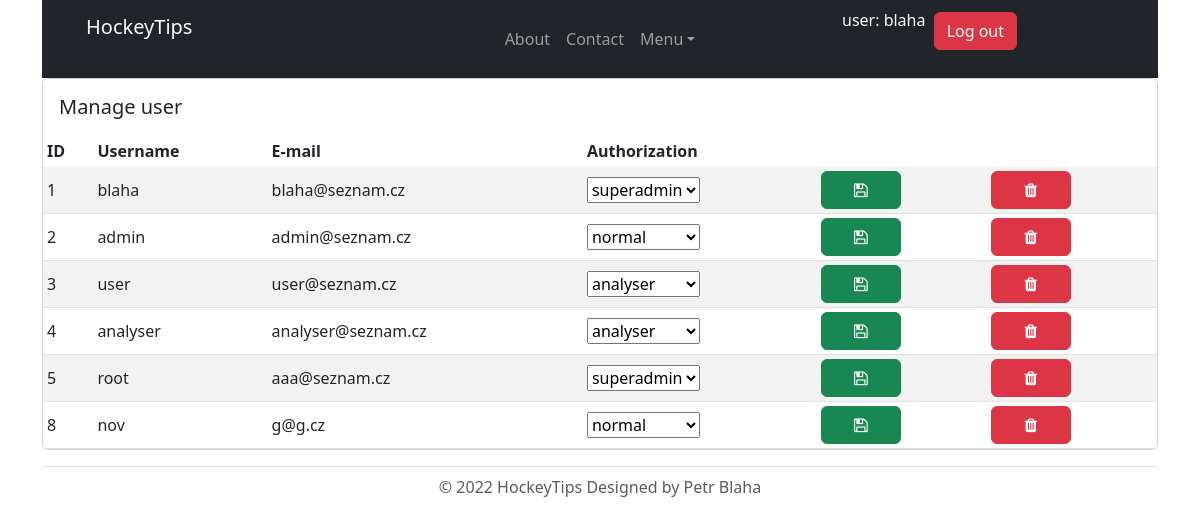
/index.php?page=users-admin (signed in), run on the app's committed database.
### tables this page shows
CREATE TABLE `users` (
  `id` bigint unsigned NOT NULL AUTO_INCREMENT,
  `username` varchar(50) NOT NULL,
  `password` varchar(255) NOT NULL,
  `mail` varchar(255) NOT NULL,
  `group_id` int NOT NULL DEFAULT '3',
  `active` tinyint(1) NOT NULL DEFAULT '1',
  UNIQUE KEY `id` (`id`)
);

### models/DatabaseModel.php (called while the page is built, shortened)
<?php
class DatabaseModel{
    public function __construct(){
        try {
            $this->pdo = new PDO("mysql:host=".DB_HOST.";dbname=".DB_NAME, DB_USER, DB_PASS);
        } catch(PDOException $e){
            echo "Error: ".$e->getMessage()."<br>";
            die();
        }
    }
}
?>

### appSession.inc (called while the page is built, shortened)
<?php
class appSession{
    public static function isSet($key):bool{
        return isset($_SESSION[$key]);
    }
    public static function get($key){
        if(isset($_SESSION[$key])){
            return $_SESSION[$key];
        }
        return null;
    }
}
?>

### controllers/Controller.php (called while the page is built, shortened)
<?php
class Controller{
    public function __construct($model){
        $this->model=new $model;
        require_once(VIEWS."View.php");
        $this->view=new View();
    }
}
?>

### models/UsersModel.php (called while the page is built, shortened)
<?php
require_once(MODELS."DatabaseModel.php");
class UsersModel extends DatabaseModel{
    public function getAllUsers():array {
        $sql = "SELECT users.*, `groups`.*, users.id id FROM users
                INNER JOIN `groups` ON users.group_id = `groups`.id";
        $query = $this->pdo->prepare($sql);
        $query->execute();
        $res = $query->fetchAll();
        return $res;
    }
    public function getAllGroups():array {
        $sql = "SELECT * FROM `groups`";
        $query = $this->pdo->prepare($sql);
        $query->execute();
        $res = $query->fetchAll();
        return $res;
    }
}
?>

### controllers/UsersController.php (called while the page is built, shortened)
<?php
require_once(CONTROLLERS."Controller.php");
class UsersController extends Controller{
    public function show($pageView):string{
        $this->view->setData('users', $this->model->getAllUsers());
        $this->view->setData('groups', $this->model->getAllGroups());
        $this->view->getView($pageView);
        return ob_get_clean();
    }
}
?>

### index.php (called while the page is built, shortened)
<?php
    require_once("app.inc");
    $app = new app();
    $app->start();
?>

### views/View.php (called while the page is built, shortened)
<?php
class View{
    protected $dataFetch;
    public function getView($page){
        $dataFetch = $this->dataFetch;
        require(VIEWS."header.php");
        require(VIEWS.$page.".php");
        require(VIEWS."footer.php");
    }
    public function setData($key, $data){
        $this->dataFetch[$key] = $data;
    }
}
?>

### views/users-admin.php (the view, shortened to what this page needs)
<?php
global $dataFetch;
if(in_array(appSession::get('group_name'), array('superadmin','admin'))){?>
    <div class="container">
        <div class="card table-responsive">
            <div class="card-body">
                <h5 class="card-title mb-0">Manage user</h5>
            </div>
            <table class="table table-striped table-sm mb-0">
                <thead>
                <tr>
                    <th class="border-0 col-auto">ID</th>
                    <th class="border-0 col-auto">Username</th>
                    <th class="border-0 col-auto">E-mail</th>
                    <th class="border-0 col-auto">Authorization</th>
                    <th class="border-0 col-auto"></th>
                    <th class="border-0 col-auto"></th>
                </tr>
                </thead>
                <tbody>
                    <?php
                    foreach ($dataFetch['users'] as $res){ ?>
                    <tr class="align-middle">
                        <td><?= $res['id'] ?></td>
                        <td><?= $res['username'] ?></td>
                        <td><?= $res['mail'] ?></td>
                        <td>
                            <?php
                            if(!in_array(appSession::get('group_name'), array('superadmin'))){
                                echo $res['nazev']."</td><td></td><td></td>";
                            } else {
                                echo "<form method='post'>";
                                echo "<select class='w-110px' name='group_id'>";
                                foreach ($dataFetch['groups'] as $auth) {
                                    $selected = "";
                                    if ($auth['nazev'] == $res['nazev']) {
                                        $selected = "selected";
                                    }
                                    echo "<option value=\"" . $auth['id'] . "\" " . $selected . ">" . $auth['nazev'] . "</option>";
                                } ?>
                            </select>
                        </td>
                        <td>
                            <button name="update" style="width:80px" type="submit" class="btn btn-success"><i class="fa fa-save"></i></button>
                        </td>
                        <td>
                            <button name="delete" onclick="return confirm('Do you really want to delete this user? <?= $res['username'] ?>?')" type="submit" style="width:80px" class="btn btn-danger"><i class="fa fa-trash"></i></button>
                        </td>
                        <?php } ?>
                    </tr>
                <?php } ?>
                </tbody>
            </table>
        </div>
    </div>
<?php } ?>

### app.inc (shortened to what this page needs)
<?php
require_once("appSession.inc");
class app {
    public function start(){
        if(isset($_GET["page"]) && array_key_exists($_GET["page"], WEB_PAGES)){
            $pageKey = $_GET["page"];
        } else {
            $pageKey = HOME;
        }
        $pageInfo = WEB_PAGES[$pageKey];
        $pageController = new $pageInfo["controller"];
        if(isset($id)){
            echo $pageController->showDetail($pageInfo["view"],$id);
        }else {
            echo $pageController->show($pageInfo["view"]);
        }
    }
}
?>

### views/header.php (shortened to what this page needs)
<!doctype html>
<html lang="en">
<head>
    <link href="https://cdn.jsdelivr.net/npm/bootstrap@5.3.0-alpha1/dist/css/bootstrap.min.css" rel="stylesheet">
    <link href="https://maxcdn.bootstrapcdn.com/font-awesome/4.7.0/css/font-awesome.min.css" rel="stylesheet">
</head>
<body>
<div class="container">
<nav class="navbar navbar-expand-lg navbar-dark bg-dark" aria-label="Tenth navbar example">
    <div class="container-fluid">
        <ul class="logo">
	    <a href="index.php" class="text-light text-decoration-none"><h5>HockeyTips</h5></a>
	</ul>
    </div>
    <div class="container-fluid" bis_skin_checked="1">
      <div class="collapse navbar-collapse justify-content-md-center" id="navbarsExample08" bis_skin_checked="1">
        <ul class="navbar-nav">
          <li class="nav-item">
	  <a class="nav-link <?php if ($page == "about") echo "active"?>" aria-current="page" href="index.php?page=about">About</a>
          </li>
          <li class="nav-item">
            <a class="nav-link <?php if ($page == "contact") echo "active"?>" href="index.php?page=contact">Contact</a>
          </li>
          <?php
          if(appSession::isSet('id')) {
	  ?>
	    <li class="nav-item dropdown">
              <a class="nav-link dropdown-toggle" href="#" id="dropdown10" data-bs-toggle="dropdown" aria-expanded="false">Menu</a>
            </li>
  	  <?php
	  }
          ?>
        </ul>
      </div>
    </div>
    <div class="container-fluid">
	 <?php
          if(!appSession::isSet('id')) {
	  ?>
        <ul class="logo">
                        <li class="container">
                <button onclick="location.href='index.php?page=login'" type="button" class="btn  m-1 w-110px btn-primary">Log in</button>
                <button onclick="location.href='index.php?page=register'" type="button" class="btn  m-1 w-110px btn-primary">Register</button>
                        </li>
	</ul>
	<?php
	  } else {
?>
        <ul class="logo">
                        <li class="container">
                            <form action="index.php?page=logout" method="post" class="d-flex text-center">
                            <p class="text-light">user: <?= $_SESSION['username'] ?></p>&nbsp;
                                <button type="submit" name="oSubmit" class="btn btn-danger m-1 w-110px btn-block flex-fill btn-primary">Log out</button>
                            </form>
                        </li>
	</ul>
<?php
	  }
?>
    </div>
  </nav>
</div>

### views/footer.php
<div class="container">
    <footer class="pt-2 my-3 border-top">
        <p class="text-center text-muted">© 2022 HockeyTips Designed by Petr Blaha</p>
    </footer>
</div>
</body>
</html>

### data on the page
users: id "1", username "blaha", mail "blaha@seznam.cz"
users: id "2", username "admin", mail "admin@seznam.cz"
users: id "3", username "user", mail "user@seznam.cz"
users: id "4", username "analyser", mail "analyser@seznam.cz"
users: id "5", username "root", mail "aaa@seznam.cz"
users: id "8", username "nov", mail "g@g.cz"

### other printed values
$_SESSION['username'] "blaha"
form field group_id "superadmin"
form field group_id "normal"
form field group_id "analyser"
